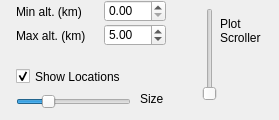
            <widget class="QWidget" name="pagePandora">
             <widget class="QDoubleSpinBox" name="pandoraMinimumAltitude">
              <property name="geometry">
               <rect>
                <x>104</x>
                <y>0</y>
                <width>62</width>
                <height>22</height>
               </rect>
              </property>
              <property name="focusPolicy">
               <enum>Qt::ClickFocus</enum>
              </property>
              <property name="minimum">
               <double>0.000000000000000</double>
              </property>
              <property name="maximum">
               <double>20.000000000000000</double>
              </property>
              <property name="value">
               <double>0.000000000000000</double>
              </property>
             </widget>
             <widget class="QLabel" name="label_35">
              <property name="geometry">
               <rect>
                <x>16</x>
                <y>4</y>
                <width>85</width>
                <height>16</height>
               </rect>
              </property>
              <property name="minimumSize">
               <size>
                <width>85</width>
                <height>0</height>
               </size>
              </property>
              <property name="text">
               <string>Min alt. (km)</string>
              </property>
             </widget>
             <widget class="QSlider" name="pandoraSize">
              <property name="geometry">
               <rect>
                <x>16</x>
                <y>92</y>
                <width>115</width>
                <height>19</height>
               </rect>
              </property>
              <property name="minimum">
               <number>100</number>
              </property>
              <property name="maximum">
               <number>500</number>
              </property>
              <property name="singleStep">
               <number>10</number>
              </property>
              <property name="value">
               <number>200</number>
              </property>
              <property name="orientation">
               <enum>Qt::Horizontal</enum>
              </property>
             </widget>
             <widget class="QDoubleSpinBox" name="pandoraMaximumAltitude">
              <property name="geometry">
               <rect>
                <x>104</x>
                <y>24</y>
                <width>62</width>
                <height>22</height>
               </rect>
              </property>
              <property name="focusPolicy">
               <enum>Qt::ClickFocus</enum>
              </property>
              <property name="minimum">
               <double>0.100000000000000</double>
              </property>
              <property name="maximum">
               <double>20.000000000000000</double>
              </property>
              <property name="value">
               <double>5.000000000000000</double>
              </property>
             </widget>
             <widget class="QSlider" name="pandoraPlotScroller">
              <property name="geometry">
               <rect>
                <x>200</x>
                <y>8</y>
                <width>19</width>
                <height>93</height>
               </rect>
              </property>
              <property name="value">
               <number>0</number>
              </property>
              <property name="orientation">
               <enum>Qt::Vertical</enum>
              </property>
             </widget>
             <widget class="QLabel" name="label_36">
              <property name="geometry">
               <rect>
                <x>220</x>
                <y>16</y>
                <width>50</width>
                <height>30</height>
               </rect>
              </property>
              <property name="text">
               <string>Plot
Scroller</string>
              </property>
             </widget>
             <widget class="QCheckBox" name="pandoraShowLocations">
              <property name="geometry">
               <rect>
                <x>16</x>
                <y>68</y>
                <width>145</width>
                <height>17</height>
               </rect>
              </property>
              <property name="text">
               <string>Show Locations</string>
              </property>
              <property name="checkable">
               <bool>true</bool>
              </property>
              <property name="checked">
               <bool>true</bool>
              </property>
              <property name="tristate">
               <bool>false</bool>
              </property>
             </widget>
             <widget class="QLabel" name="label_37">
              <property name="geometry">
               <rect>
                <x>16</x>
                <y>28</y>
                <width>85</width>
                <height>16</height>
               </rect>
              </property>
              <property name="minimumSize">
               <size>
                <width>85</width>
                <height>0</height>
               </size>
              </property>
              <property name="text">
               <string>Max alt. (km)</string>
              </property>
             </widget>
             <widget class="QLabel" name="label_38">
              <property name="geometry">
               <rect>
                <x>140</x>
                <y>92</y>
                <width>46</width>
                <height>13</height>
               </rect>
              </property>
              <property name="text">
               <string>Size</string>
              </property>
             </widget>
            </widget>
